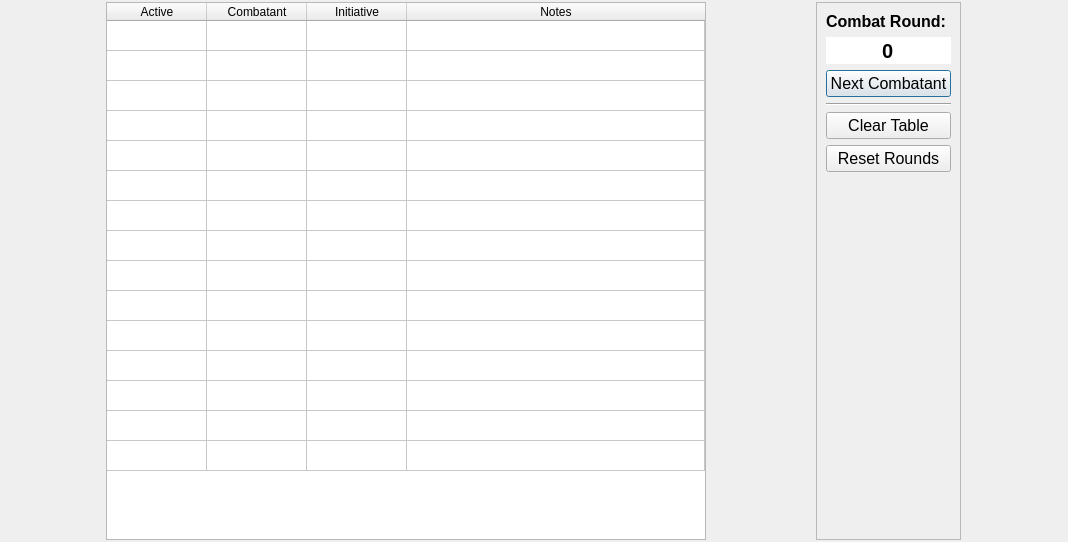
<?xml version="1.0" encoding="UTF-8"?>
<ui version="4.0">
 <class>CombatTracker</class>
 <widget class="QDialog" name="CombatTracker">
  <property name="geometry">
   <rect>
    <x>0</x>
    <y>0</y>
    <width>1068</width>
    <height>542</height>
   </rect>
  </property>
  <property name="windowTitle">
   <string>Dialog</string>
  </property>
  <property name="autoFillBackground">
   <bool>false</bool>
  </property>
  <property name="sizeGripEnabled">
   <bool>false</bool>
  </property>
  <property name="modal">
   <bool>false</bool>
  </property>
  <layout class="QHBoxLayout" name="horizontalLayout">
   <property name="leftMargin">
    <number>2</number>
   </property>
   <property name="topMargin">
    <number>2</number>
   </property>
   <property name="rightMargin">
    <number>2</number>
   </property>
   <property name="bottomMargin">
    <number>2</number>
   </property>
   <item>
    <layout class="QVBoxLayout" name="verticalLayout_2">
     <item>
      <widget class="QTableWidget" name="tableWidget">
       <property name="sizePolicy">
        <sizepolicy hsizetype="Expanding" vsizetype="Expanding">
         <horstretch>0</horstretch>
         <verstretch>0</verstretch>
        </sizepolicy>
       </property>
       <property name="minimumSize">
        <size>
         <width>420</width>
         <height>0</height>
        </size>
       </property>
       <property name="maximumSize">
        <size>
         <width>600</width>
         <height>16777215</height>
        </size>
       </property>
       <property name="alternatingRowColors">
        <bool>false</bool>
       </property>
       <property name="textElideMode">
        <enum>Qt::ElideMiddle</enum>
       </property>
       <attribute name="horizontalHeaderStretchLastSection">
        <bool>true</bool>
       </attribute>
       <attribute name="verticalHeaderVisible">
        <bool>false</bool>
       </attribute>
       <row>
        <property name="text">
         <string>1</string>
        </property>
       </row>
       <row>
        <property name="text">
         <string>2</string>
        </property>
       </row>
       <row>
        <property name="text">
         <string>3</string>
        </property>
       </row>
       <row>
        <property name="text">
         <string>4</string>
        </property>
       </row>
       <row>
        <property name="text">
         <string>5</string>
        </property>
       </row>
       <row>
        <property name="text">
         <string>6</string>
        </property>
       </row>
       <row>
        <property name="text">
         <string>7</string>
        </property>
       </row>
       <row>
        <property name="text">
         <string>8</string>
        </property>
       </row>
       <row>
        <property name="text">
         <string>9</string>
        </property>
       </row>
       <row>
        <property name="text">
         <string>10</string>
        </property>
       </row>
       <row>
        <property name="text">
         <string>11</string>
        </property>
       </row>
       <row>
        <property name="text">
         <string>12</string>
        </property>
       </row>
       <row>
        <property name="text">
         <string>13</string>
        </property>
       </row>
       <row>
        <property name="text">
         <string>14</string>
        </property>
       </row>
       <row>
        <property name="text">
         <string>15</string>
        </property>
       </row>
       <column>
        <property name="text">
         <string>Active</string>
        </property>
       </column>
       <column>
        <property name="text">
         <string>Combatant</string>
        </property>
       </column>
       <column>
        <property name="text">
         <string>Initiative</string>
        </property>
       </column>
       <column>
        <property name="text">
         <string>Notes</string>
        </property>
       </column>
       <item row="0" column="0">
        <property name="text">
         <string/>
        </property>
        <property name="font">
         <font>
          <pointsize>20</pointsize>
          <weight>75</weight>
          <bold>true</bold>
         </font>
        </property>
        <property name="textAlignment">
         <set>AlignTrailing|AlignBottom</set>
        </property>
       </item>
       <item row="0" column="2">
        <property name="text">
         <string/>
        </property>
        <property name="textAlignment">
         <set>AlignCenter</set>
        </property>
       </item>
       <item row="1" column="0">
        <property name="text">
         <string/>
        </property>
        <property name="font">
         <font>
          <pointsize>20</pointsize>
          <weight>75</weight>
          <bold>true</bold>
         </font>
        </property>
        <property name="textAlignment">
         <set>AlignTrailing|AlignBottom</set>
        </property>
       </item>
       <item row="1" column="2">
        <property name="text">
         <string/>
        </property>
        <property name="textAlignment">
         <set>AlignCenter</set>
        </property>
       </item>
       <item row="2" column="0">
        <property name="text">
         <string/>
        </property>
        <property name="font">
         <font>
          <pointsize>20</pointsize>
          <weight>75</weight>
          <bold>true</bold>
         </font>
        </property>
        <property name="textAlignment">
         <set>AlignTrailing|AlignBottom</set>
        </property>
       </item>
       <item row="2" column="2">
        <property name="text">
         <string/>
        </property>
        <property name="textAlignment">
         <set>AlignCenter</set>
        </property>
       </item>
       <item row="3" column="0">
        <property name="text">
         <string/>
        </property>
        <property name="font">
         <font>
          <pointsize>20</pointsize>
          <weight>75</weight>
          <bold>true</bold>
         </font>
        </property>
        <property name="textAlignment">
         <set>AlignTrailing|AlignBottom</set>
        </property>
       </item>
       <item row="3" column="2">
        <property name="text">
         <string/>
        </property>
        <property name="textAlignment">
         <set>AlignCenter</set>
        </property>
       </item>
       <item row="4" column="0">
        <property name="text">
         <string/>
        </property>
        <property name="font">
         <font>
          <pointsize>20</pointsize>
          <weight>75</weight>
          <bold>true</bold>
         </font>
        </property>
        <property name="textAlignment">
         <set>AlignTrailing|AlignBottom</set>
        </property>
       </item>
       <item row="4" column="2">
        <property name="text">
         <string/>
        </property>
        <property name="textAlignment">
         <set>AlignCenter</set>
        </property>
       </item>
       <item row="5" column="0">
        <property name="text">
         <string/>
        </property>
        <property name="font">
         <font>
          <pointsize>20</pointsize>
          <weight>75</weight>
          <bold>true</bold>
         </font>
        </property>
        <property name="textAlignment">
         <set>AlignTrailing|AlignBottom</set>
        </property>
       </item>
       <item row="5" column="2">
        <property name="text">
         <string/>
        </property>
        <property name="textAlignment">
         <set>AlignCenter</set>
        </property>
       </item>
       <item row="6" column="0">
        <property name="text">
         <string/>
        </property>
        <property name="font">
         <font>
          <pointsize>20</pointsize>
          <weight>75</weight>
          <bold>true</bold>
         </font>
        </property>
        <property name="textAlignment">
         <set>AlignTrailing|AlignBottom</set>
        </property>
       </item>
       <item row="6" column="2">
        <property name="text">
         <string/>
        </property>
        <property name="textAlignment">
         <set>AlignCenter</set>
        </property>
       </item>
       <item row="7" column="0">
        <property name="text">
         <string/>
        </property>
        <property name="font">
         <font>
          <pointsize>20</pointsize>
          <weight>75</weight>
          <bold>true</bold>
         </font>
        </property>
        <property name="textAlignment">
         <set>AlignTrailing|AlignBottom</set>
        </property>
       </item>
       <item row="7" column="2">
        <property name="text">
         <string/>
        </property>
        <property name="textAlignment">
         <set>AlignCenter</set>
        </property>
       </item>
       <item row="8" column="0">
        <property name="text">
         <string/>
        </property>
        <property name="font">
         <font>
          <pointsize>20</pointsize>
          <weight>75</weight>
          <bold>true</bold>
         </font>
        </property>
        <property name="textAlignment">
         <set>AlignTrailing|AlignBottom</set>
        </property>
       </item>
       <item row="8" column="2">
        <property name="text">
         <string/>
        </property>
        <property name="textAlignment">
         <set>AlignCenter</set>
        </property>
       </item>
       <item row="9" column="0">
        <property name="text">
         <string/>
        </property>
        <property name="font">
         <font>
          <pointsize>20</pointsize>
          <weight>75</weight>
          <bold>true</bold>
         </font>
        </property>
        <property name="textAlignment">
         <set>AlignTrailing|AlignBottom</set>
        </property>
       </item>
       <item row="9" column="2">
        <property name="text">
         <string/>
        </property>
        <property name="textAlignment">
         <set>AlignCenter</set>
        </property>
       </item>
       <item row="10" column="0">
        <property name="text">
         <string/>
        </property>
        <property name="font">
         <font>
          <pointsize>20</pointsize>
          <weight>75</weight>
          <bold>true</bold>
         </font>
        </property>
        <property name="textAlignment">
         <set>AlignTrailing|AlignBottom</set>
        </property>
       </item>
       <item row="10" column="2">
        <property name="text">
         <string/>
        </property>
        <property name="textAlignment">
         <set>AlignCenter</set>
        </property>
       </item>
       <item row="11" column="0">
        <property name="text">
         <string/>
        </property>
        <property name="font">
         <font>
          <pointsize>20</pointsize>
          <weight>75</weight>
          <bold>true</bold>
         </font>
        </property>
        <property name="textAlignment">
         <set>AlignTrailing|AlignBottom</set>
        </property>
       </item>
       <item row="11" column="2">
        <property name="text">
         <string/>
        </property>
        <property name="textAlignment">
         <set>AlignCenter</set>
        </property>
       </item>
       <item row="12" column="0">
        <property name="text">
         <string/>
        </property>
        <property name="font">
         <font>
          <pointsize>20</pointsize>
          <weight>75</weight>
          <bold>true</bold>
         </font>
        </property>
        <property name="textAlignment">
         <set>AlignTrailing|AlignBottom</set>
        </property>
       </item>
       <item row="12" column="2">
        <property name="text">
         <string/>
        </property>
        <property name="textAlignment">
         <set>AlignCenter</set>
        </property>
       </item>
       <item row="13" column="0">
        <property name="text">
         <string/>
        </property>
        <property name="font">
         <font>
          <pointsize>20</pointsize>
          <weight>75</weight>
          <bold>true</bold>
         </font>
        </property>
        <property name="textAlignment">
         <set>AlignTrailing|AlignBottom</set>
        </property>
       </item>
       <item row="13" column="2">
        <property name="text">
         <string/>
        </property>
        <property name="textAlignment">
         <set>AlignCenter</set>
        </property>
       </item>
       <item row="14" column="0">
        <property name="text">
         <string/>
        </property>
        <property name="font">
         <font>
          <pointsize>20</pointsize>
          <weight>75</weight>
          <bold>true</bold>
         </font>
        </property>
        <property name="textAlignment">
         <set>AlignTrailing|AlignBottom</set>
        </property>
       </item>
       <item row="14" column="2">
        <property name="text">
         <string/>
        </property>
        <property name="textAlignment">
         <set>AlignCenter</set>
        </property>
       </item>
      </widget>
     </item>
    </layout>
   </item>
   <item>
    <widget class="QFrame" name="frame">
     <property name="sizePolicy">
      <sizepolicy hsizetype="Maximum" vsizetype="Preferred">
       <horstretch>0</horstretch>
       <verstretch>0</verstretch>
      </sizepolicy>
     </property>
     <property name="frameShape">
      <enum>QFrame::StyledPanel</enum>
     </property>
     <property name="frameShadow">
      <enum>QFrame::Raised</enum>
     </property>
     <layout class="QVBoxLayout" name="verticalLayout">
      <item>
       <widget class="QLabel" name="label">
        <property name="font">
         <font>
          <pointsize>12</pointsize>
          <weight>75</weight>
          <bold>true</bold>
         </font>
        </property>
        <property name="text">
         <string>Combat Round:</string>
        </property>
       </widget>
      </item>
      <item>
       <widget class="QSpinBox" name="spinBox_round">
        <property name="font">
         <font>
          <pointsize>15</pointsize>
          <weight>75</weight>
          <bold>true</bold>
         </font>
        </property>
        <property name="frame">
         <bool>false</bool>
        </property>
        <property name="alignment">
         <set>Qt::AlignCenter</set>
        </property>
        <property name="readOnly">
         <bool>true</bool>
        </property>
        <property name="buttonSymbols">
         <enum>QAbstractSpinBox::NoButtons</enum>
        </property>
        <property name="keyboardTracking">
         <bool>true</bool>
        </property>
        <property name="minimum">
         <number>0</number>
        </property>
        <property name="maximum">
         <number>999999</number>
        </property>
        <property name="value">
         <number>0</number>
        </property>
        <property name="displayIntegerBase">
         <number>10</number>
        </property>
       </widget>
      </item>
      <item>
       <widget class="QPushButton" name="pushButton_next">
        <property name="font">
         <font>
          <pointsize>12</pointsize>
         </font>
        </property>
        <property name="text">
         <string>Next Combatant</string>
        </property>
       </widget>
      </item>
      <item>
       <widget class="Line" name="line">
        <property name="orientation">
         <enum>Qt::Horizontal</enum>
        </property>
       </widget>
      </item>
      <item>
       <widget class="QPushButton" name="pushButton_clear">
        <property name="font">
         <font>
          <pointsize>12</pointsize>
         </font>
        </property>
        <property name="text">
         <string>Clear Table</string>
        </property>
       </widget>
      </item>
      <item>
       <widget class="QPushButton" name="pushButton_reset">
        <property name="font">
         <font>
          <pointsize>12</pointsize>
         </font>
        </property>
        <property name="text">
         <string>Reset Rounds</string>
        </property>
       </widget>
      </item>
      <item>
       <spacer name="verticalSpacer">
        <property name="orientation">
         <enum>Qt::Vertical</enum>
        </property>
        <property name="sizeHint" stdset="0">
         <size>
          <width>20</width>
          <height>40</height>
         </size>
        </property>
       </spacer>
      </item>
     </layout>
    </widget>
   </item>
  </layout>
 </widget>
 <resources/>
 <connections/>
</ui>
